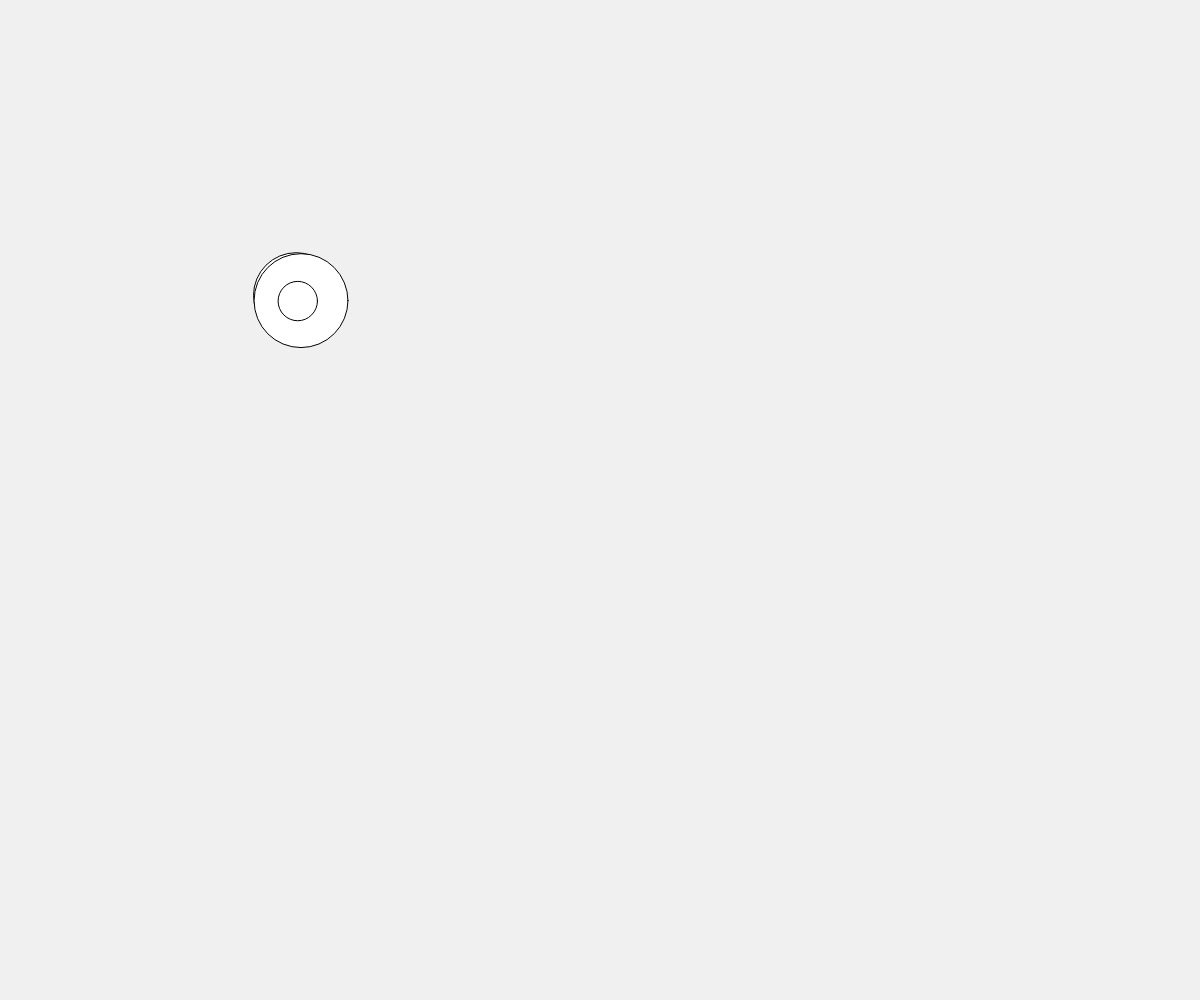
Frame 1 (no input)
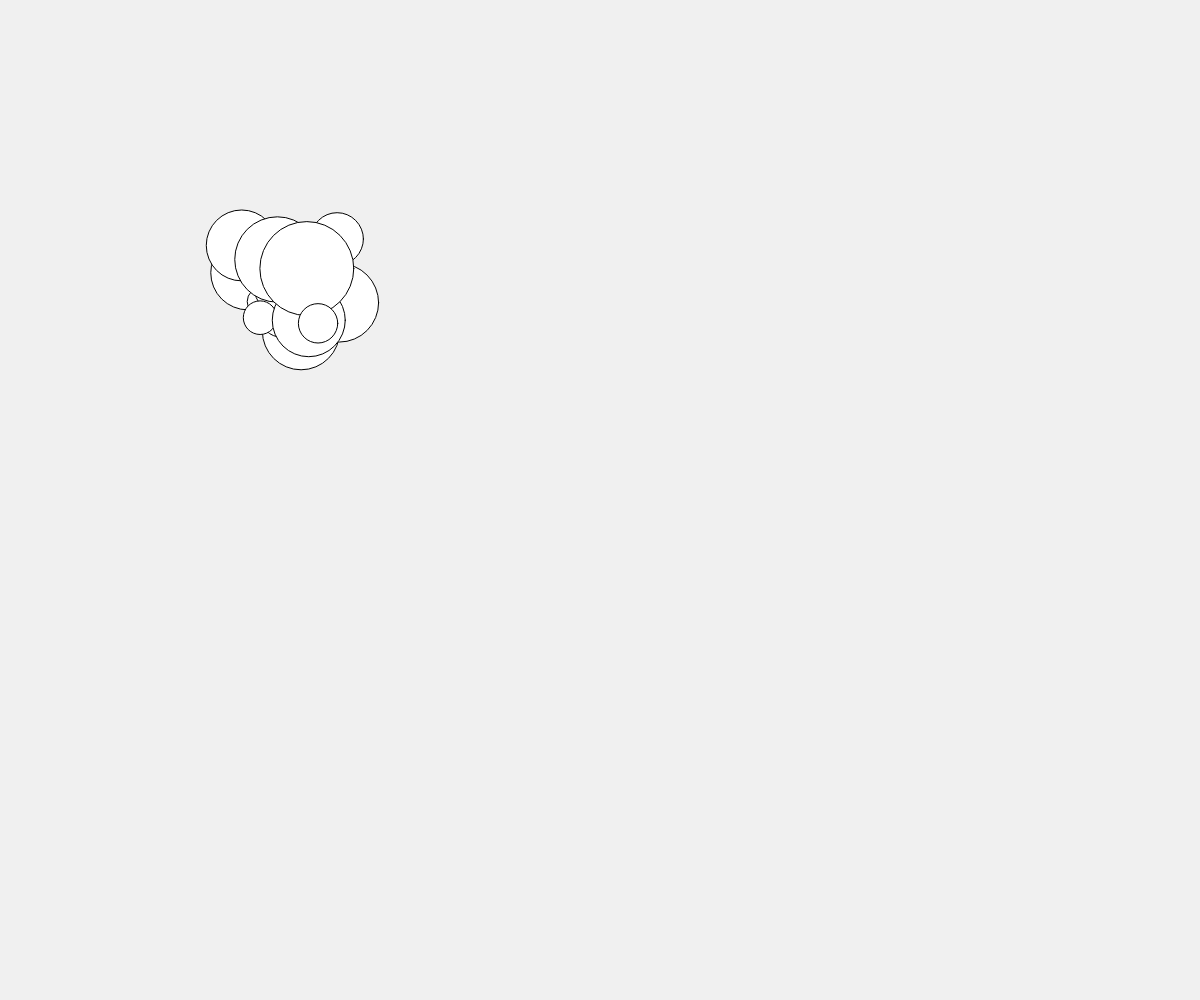
Frame 60 (no input)
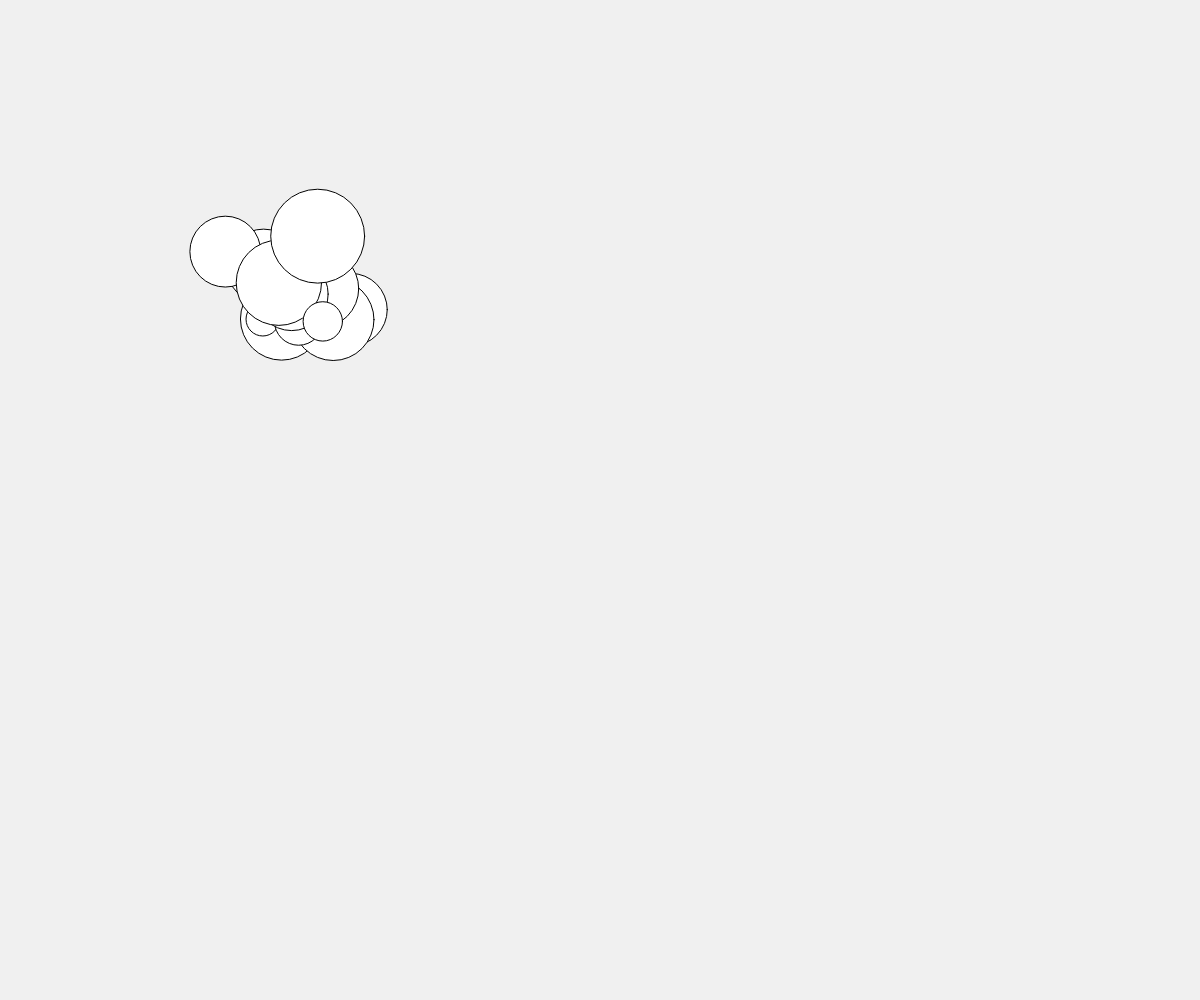
Frame 120 (the mouse pressed at the canvas centre since frame 60)

The p5.js sketch that drew these frames (run headless with seeded random() and noise() and a simulated clock; from frame 60 on, the mouse is pressed at the canvas centre):

// p5.js sketch
// ── sketch.js

let bubbles = [];
let moveVal = 5;

function setup() {
  // put setup code here
  createCanvas(windowWidth, windowHeight);
  for (i = 0; i <= 20; i++) {
      let b = new Bubble(300, 300, random(10,100));
      bubbles.push(b);
  }

  newguy = createButton("Who's the new guy?");
  newguy.mousePressed(newBub);

  faster = createButton("move faster");
  faster.mousePressed(incMoveVal);
}

function incMoveVal() {
  moveVal = moveVal + 3;
}

function newBub() {
  let b = new Bubble(500, 500, random(10,100))
  bubbles.push(b);
}

// function mousePressed() {
//   for (i = 0; i <= 5; i++) {
//     bubbles[i].click(mouseX, mouseY);
//   }
// }

// Creates bubbles on mousePress
// function mousePressed() {
//   let rand = random(10,100);
//   let b = new Bubble(mouseX, mouseY, rand)
//   bubbles.push(b);
// }

function draw() {
  background(240);

  for (let i = 0; i < bubbles.length ; i++) {

      var distance = dist(mouseX, mouseY, bubbles[i].x, bubbles[i].y);

      if (distance < bubbles[i].r) {
        bubbles[i].hovered = true;
      } else {
        bubbles[i].hovered = false;
      }

      if (bubbles[i].hovered) {
        bubbles[i].shine();
      } else {
        bubbles[i].dull();
      }

      // console.log(bubbles[i].hovered);

      // make + moving bubbles
      bubbles[i].move();
      bubbles[i].show();
  }
  // circle1.x = circle1.x + 3;
  // ellipse(circle1.x, circle1.y, circle1.diameter);

}



function mousePressed() {
  for (let i = 0; i < bubbles.length ; i++) {
      bubbles[i].clicked(mouseX, mouseY);
  }
}


class Bubble{
  constructor(tx, ty, tradius) {
    this.x = tx;
    this.y = ty;
    this.r = tradius;
    this.fillColor = 255;
    this.set = true;
    this.hovered = false;
    this.highlight = color(0,0,0);
  }


  move() {
    this.x = this.x + random((moveVal * -1), moveVal);
    this.y = this.y + random((moveVal * -1), moveVal);
  }


  clicked(px, py) {
      let d = dist (px, py, this.x, this.y);
      if (this.hovered && this.set) {
        this.fillColor = 100;
        this.set = false;
      } else if (this.hovered) {
        this.fillColor = 255;
        this.set = true;
      }
  }

  yell() {
    console.log("blah!");
  }

  shine() {
    this.highlight = color(0, 15, 200);
    strokeWeight(3);
  }

  dull() {
    this.highlight = color(0, 0, 0);
    strokeWeight(1);
  }

  // hover(tx, ty) {
  //     let d = dist (tx, ty, this.x, this.y);

  //     if (d < this.r) {
  //       this.fillColor = 100;
  //       this.hovered = true;
  //     } else {
  //       this.fillColor = 255;
  //       this.hovered = true;
  //     }
  // }

  show() {
    fill(this.fillColor);
    stroke(this.highlight);
    ellipse(this.x, this.y, this.r);
  }

  // click(tx, ty) {
  //   // use dist function to determine whether the mouseclick is within the object's x and y.
  //   let d = dist (tx, ty, this.x, this.y);
  //   if (d < this.r) {
  //     this.filled(random(0,255))
  //   }
  //  }
}
